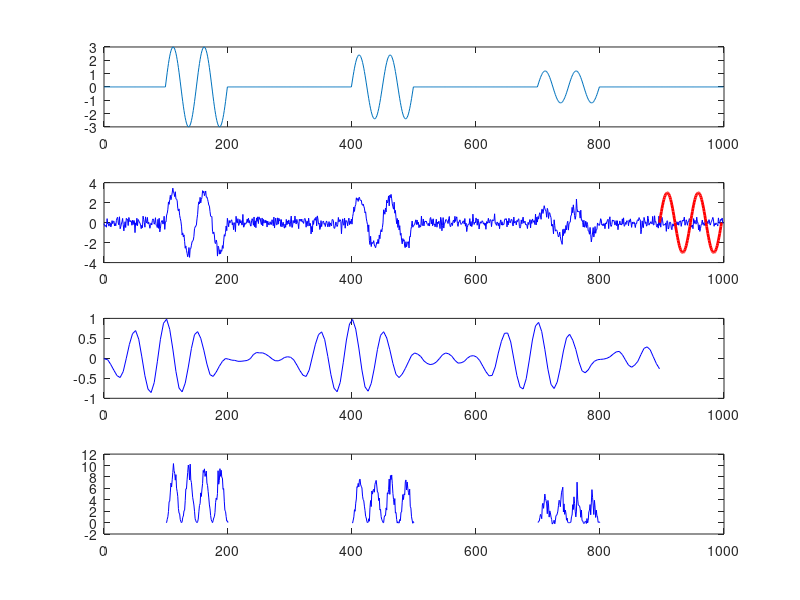

Here is the MATLAB script that generated this plot:
clear all;
Fs=1000;%samoling fr.
Ts=1/Fs;%stap of sampling
t=0:Ts:1-Ts;%time 
f=t*0;
noise=randn(size(f));%noise

y=f;
tx = 0:Ts:1/10;%time of signal
fsp = 3*sin(40*pi*tx);%signal sample

for j = 700:799
    y(j) =y(j)+0.4*fsp(j-699);
end

for j = 400:499
    y(j) =y(j)+0.8*fsp(j-399);
end
for j = 100:199
    y(j) =y(j)+fsp(j-99);
end

f=y;
y=y+noise/3;
figure;
ax1 = subplot(4,1,1);
ax2 = subplot(4,1,2);
ax3 = subplot(4,1,3);
ax4 = subplot(4,1,4);
%axis([ax1 ax2 ax3 ax4],[0 1000 0 1]);

subplot(4,1,1);
plot(t*1000,f);
subplot(4,1,2);
plot(t*1000,y);

RxxS=0; 
for jj = 1:100
        RxxS=RxxS+fsp(jj)*fsp(jj);    
end
jv(1)=0;
p(1)=0;
for j = 1:5:1000-100
	RxyS=0;
    RyyS=0;
   
    for jj = 1:100
        RxyS=RxyS+y(j-1+jj)*fsp(jj);        
        RyyS=RyyS+y(j-1+jj)*y(j-1+jj);      
    end
    
    x = 0+j:1:100+j;
    subplot(4,1,2);

    plot(t*1000,y,'-b',x,fsp,'-r','LineWidth',2);
    
    subplot(4,1,4)   
    plot(0,0,'-k',j:j+100,fsp.*y(j:j+100),'-b',1000,0,'-k');
    
    jv(end+1)=j;
    p(end+1)=RxyS/(sqrt(RxxS*RyyS)); 
    subplot(4,1,3); 
    
    
    %plot(j, p,'b');
    
    pause(0.001);
    %disp(length(jv));
    %disp(length(p));
    plot(0,0,'-k',jv, p,'-b',1000,0,'-k');

end
subplot(4,1,4); 
plot(0,0,'-k',100:100+100,fsp.*y(100:100+100),'-b',1000,0,'-k');
hold on
plot(0,0,'-k',400:400+100,fsp.*y(400:400+100),'-b',1000,0,'-k');
plot(0,0,'-k',700:700+100,fsp.*y(700:700+100),'-b',1000,0,'-k');


